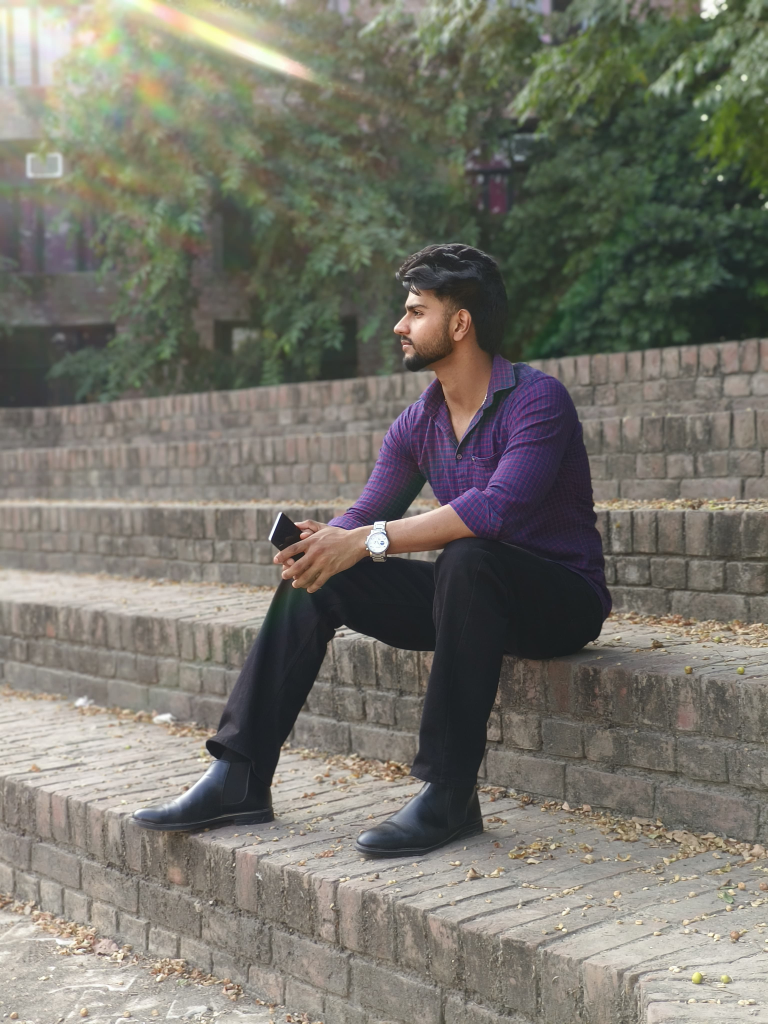
#> input picture assets/profile.jpg, 3072 x 4096 px (shown at 1/4 size)
$ python make_ascii_svg.py
#> lines starting #> are read from the running program, lines starting #| are printed output that depends on the picture
#> in main, image is the input picture: PIL image 3072x4096 RGB; mean R, G, B 118.5, 116.5, 107
"""
====================================================
Generate ASCII SVG Portrait
Author : Vishal Attri
====================================================

Converts a profile image into ASCII art
and exports it as an SVG.
"""

from PIL import Image
from utils import *

# ==================================================
# ASCII SETTINGS
# ==================================================

ASCII_CHARS = "@%#*+=-:. "
ASCII_WIDTH = 120

FONT_SIZE = 10
LINE_HEIGHT = 12

# ==================================================
# IMAGE PROCESSING
# ==================================================

def resize_image(image: Image.Image) -> Image.Image:
    """
    Resize image while maintaining aspect ratio.
    """

    width, height = image.size
#> width = 3072; height = 4096
    aspect_ratio = height / width
#> aspect_ratio = 1.33

    new_height = int(ASCII_WIDTH * aspect_ratio * 0.55)
#> new_height = 88

    return image.resize((ASCII_WIDTH, new_height))
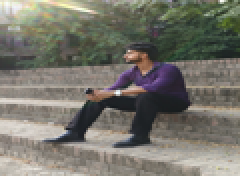
#> returned value: PIL image 120x88 RGB (shown 2 times larger); mean R, G, B 118.5, 116.5, 107


def grayscale(image: Image.Image) -> Image.Image:
    """
    Convert image to grayscale.
    """

    return image.convert("L")
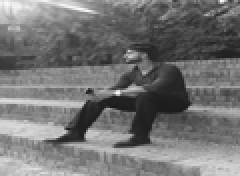
#> returned value: PIL image 120x88 L (shown 2 times larger); min 25, max 251, mean 116


def image_to_ascii(image: Image.Image) -> str:
    """
    Convert grayscale pixels into ASCII characters.
    """

    pixels = image.getdata()

    ascii_string = "".join(
        ASCII_CHARS[pixel * len(ASCII_CHARS) // 256]
        for pixel in pixels
    )

    return ascii_string


# ==================================================
# SVG GENERATOR
# ==================================================

def build_svg(ascii_image: str, width: int, height: int) -> str:

    svg = f"""<svg xmlns="http://www.w3.org/2000/svg"
width="{width*7}"
height="{height*LINE_HEIGHT}"
style="background:{BACKGROUND}">

<style>
text {{
    fill:{BLUE};
    font-family:{FONT};
    font-size:{FONT_SIZE}px;
    white-space:pre;
}}
</style>
"""

    y = LINE_HEIGHT

    for line in ascii_image.split("\n"):

        svg += f'<text x="5" y="{y}">{line}</text>\n'

        y += LINE_HEIGHT

    svg += "</svg>"

    return svg


# ==================================================
# MAIN
# ==================================================

def main():

    print("Loading profile image...")

    image = Image.open(PROFILE_IMAGE)

    image = resize_image(image)

    image = grayscale(image)

    ascii_string = image_to_ascii(image)

    pixel_count = len(ascii_string)
#> pixel_count = 10560

    ascii_image = "\n".join(
        ascii_string[index:index + ASCII_WIDTH]
        for index in range(0, pixel_count, ASCII_WIDTH)
    )

    svg = build_svg(
        ascii_image,
        ASCII_WIDTH,
        len(ascii_image.split("\n"))
    )

    with open(ASCII_OUTPUT, "w") as file:
        file.write(svg)

    print(f"✅ Generated: {ASCII_OUTPUT}")


if __name__ == "__main__":
    main()
